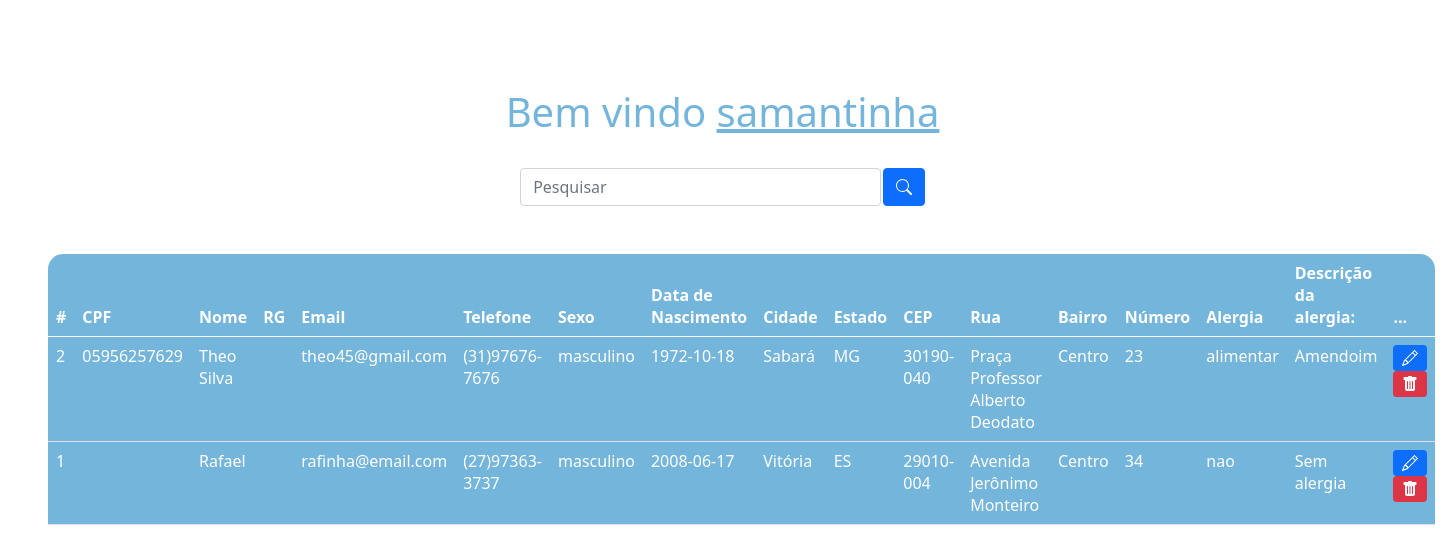
The page /acoes/sistemas/sistema_paciente.php (signed in) on the database its author committed.
### tables this page shows
CREATE TABLE `pacientes` (
  `id` int NOT NULL AUTO_INCREMENT,
  `nome` varchar(200) NOT NULL,
  `email` varchar(100) NOT NULL,
  `sexo` varchar(45) NOT NULL,
  `data_nascimento` date NOT NULL,
  `telefone` varchar(45) NOT NULL,
  `cidade` varchar(45) NOT NULL,
  `estado` varchar(45) NOT NULL,
  `cep` varchar(100) NOT NULL,
  `rua` varchar(100) NOT NULL,
  `bairro` varchar(100) NOT NULL,
  `numero` varchar(100) NOT NULL,
  `alergia` varchar(100) NOT NULL,
  `descricao_alergia` varchar(400) NOT NULL,
  `cpf` varchar(21) NOT NULL,
  `rg` varchar(45) NOT NULL,
  PRIMARY KEY (`id`)
);

### acoes/sistemas/sistema_paciente.php (the view, shortened to what this page needs)
<?php
    include_once('config.php');
    $logado = $_SESSION['usuario'];
    if(!empty($_GET['search']))
    {
        $data = $_GET['search'];
        $sql = "SELECT * FROM pacientes WHERE id LIKE '%$data%' or nome LIKE '%$data%' or ORDER BY id DESC";
    }
    else
    {
        $sql = "SELECT * FROM pacientes ORDER BY id DESC";
    }
    $result = $conexao->query($sql);
?>
<!DOCTYPE html>
<html lang="en">
<head>
    <link href="https://cdn.jsdelivr.net/npm/bootstrap@5.0.2/dist/css/bootstrap.min.css" rel="stylesheet">
</head>
<body>
        <div class="container-fluid">
            <button class="navbar-toggler" type="button" data-bs-toggle="collapse" data-bs-target="#navbarNav" aria-controls="navbarNav" aria-expanded="false" aria-label="Toggle navigation">
                <span class="navbar-toggler-icon"></span>
            </button>
        </div>
    <br>
    <?php
        echo "<h1>Bem vindo <u>$logado</u></h1>";
    ?>
    <br>
    <div class="box-search">
        <input type="search" class="form-control w-25" placeholder="Pesquisar" id="pesquisar">
        <button onclick="searchData()" class="btn btn-primary">
        </button>
    </div>
    <div class="m-5">
        <table class="table text-white table-bg">
            <thead>
                <tr>
                    <th scope="col">#</th>
                    <th scope="col">CPF</th>
                    <th scope="col">Nome</th>
                    <th scope="col">RG</th>
                    <th scope="col">Email</th>
                    <th scope="col">Telefone</th>
                    <th scope="col">Sexo</th>
                    <th scope="col">Data de Nascimento</th>
                    <th scope="col">Cidade</th>
                    <th scope="col">Estado</th>
                    <th scope="col">CEP</th>
                    <th scope="col">Rua</th>
                    <th scope="col">Bairro</th>
                    <th scope="col">Número</th>
                    <th scope="col">Alergia</th>
                    <th scope="col">Descrição da alergia:</th>
                    <th scope="col">...</th>
                </tr>
            </thead>
            <tbody>
                <?php
                    while($user_data = mysqli_fetch_assoc($result)) {
                        echo "<tr>";
                        echo "<td>".$user_data['id']."</td>";
                        echo "<td>".$user_data['cpf']."</td>";
                        echo "<td>".$user_data['nome']."</td>";
                        echo "<td>".$user_data['rg']."</td>";
                        echo "<td>".$user_data['email']."</td>";
                        echo "<td>".$user_data['telefone']."</td>";
                        echo "<td>".$user_data['sexo']."</td>";
                        echo "<td>".$user_data['data_nascimento']."</td>";
                        echo "<td>".$user_data['cidade']."</td>";
                        echo "<td>".$user_data['estado']."</td>";
                        echo "<td>".$user_data['cep']."</td>";
                        echo "<td>".$user_data['rua']."</td>";
                        echo "<td>".$user_data['bairro']."</td>";
                        echo "<td>".$user_data['numero']."</td>";
                        echo "<td>".$user_data['alergia']."</td>";
                        echo "<td>".$user_data['descricao_alergia']."</td>";
                        echo "<td>
                        <a class='btn btn-sm btn-primary' href='/posto/acoes/edit_pacientes.php?id=$user_data[id]' title='Editar'>
                            <svg xmlns='http://www.w3.org/2000/svg' width='16' height='16' fill='currentColor' class='bi bi-pencil' viewBox='0 0 16 16'>
                                <path d='M12.146.146a.5.5 0 0 1 .708 0l3 3a.5.5 0 0 1 0 .708l-10 10a.5.5 0 0 1-.168.11l-5 2a.5.5 0 0 1-.65-.65l2-5a.5.5 0 0 1 .11-.168l10-10zM11.207 2.5 13.5 4.793 14.793 3.5 12.5 1.207 11.207 2.5zm1.586 3L10.5 3.207 4 9.707V10h.5a.5.5 0 0 1 .5.5v.5h.5a.5.5 0 0 1 .5.5v.5h.293l6.5-6.5zm-9.761 5.175-.106.106-1.528 3.821 3.821-1.528.106-.106A.5.5 0 0 1 5 12.5V12h-.5a.5.5 0 0 1-.5-.5V11h-.5a.5.5 0 0 1-.468-.325z'/>
                            </svg>
                            </a>
                            <a class='btn btn-sm btn-danger' href='delete.php?id=$user_data[id]' title='Deletar'>
                                <svg xmlns='http://www.w3.org/2000/svg' width='16' height='16' fill='currentColor' class='bi bi-trash-fill' viewBox='0 0 16 16'>
                                    <path d='M2.5 1a1 1 0 0 0-1 1v1a1 1 0 0 0 1 1H3v9a2 2 0 0 0 2 2h6a2 2 0 0 0 2-2V4h.5a1 1 0 0 0 1-1V2a1 1 0 0 0-1-1H10a1 1 0 0 0-1-1H7a1 1 0 0 0-1 1H2.5zm3 4a.5.5 0 0 1 .5.5v7a.5.5 0 0 1-1 0v-7a.5.5 0 0 1 .5-.5zM8 5a.5.5 0 0 1 .5.5v7a.5.5 0 0 1-1 0v-7A.5.5 0 0 1 8 5zm3 .5v7a.5.5 0 0 1-1 0v-7a.5.5 0 0 1 1 0z'/>
                                </svg>
                            </a>
                            </td>";
                        echo "</tr>";
                    }
                    ?>
            </tbody>
        </table>
    </div>
</body>
</html>

### acoes/sistemas/sistema_paciente.php (style rules this page uses)
body { background-image:"back_sistema.jpg"; background-size: cover; color: white; text-align: center; }
.table-bg { background: #74B5DB; border-radius: 15px 15px 0 0; }
.box-search { display: flex; justify-content: center; gap: .1%; }
h1 { color:#74B5DB; }

### rows shown on the page
pacientes: id "2", cpf "05956257629", nome "Theo Silva", email "theo45@gmail.com", telefone "(31)97676-7676", sexo "masculino", data_nascimento "1972-10-18", cidade "Sabará", estado "MG", cep "30190-040", rua "Praça Professor Alberto Deodato", bairro "Centro", numero "23", alergia "alimentar", descricao_alergia "Amendoim"
pacientes: id "1", nome "Rafael", email "rafinha@email.com", telefone "(27)97363-3737", sexo "masculino", data_nascimento "2008-06-17", cidade "Vitória", estado "ES", cep "29010-004", rua "Avenida Jerônimo Monteiro", bairro "Centro", numero "34", alergia "nao", descricao_alergia "Sem alergia"

### other values the page prints
$logado "samantinha"
